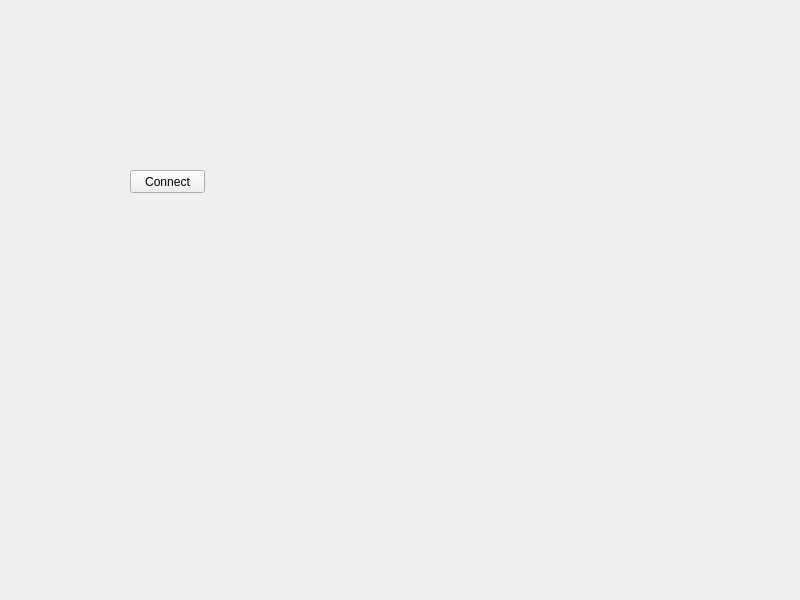
<?xml version="1.0" encoding="UTF-8"?>
<ui version="4.0">
 <class>MaFenetre</class>
 <widget class="QWidget" name="MaFenetre">
  <property name="geometry">
   <rect>
    <x>0</x>
    <y>0</y>
    <width>800</width>
    <height>600</height>
   </rect>
  </property>
  <property name="windowTitle">
   <string>MaFenetre</string>
  </property>
  <widget class="QPushButton" name="pushButton">
   <property name="geometry">
    <rect>
     <x>130</x>
     <y>170</y>
     <width>75</width>
     <height>23</height>
    </rect>
   </property>
   <property name="text">
    <string>Connect</string>
   </property>
  </widget>
 </widget>
 <resources/>
 <connections/>
</ui>
